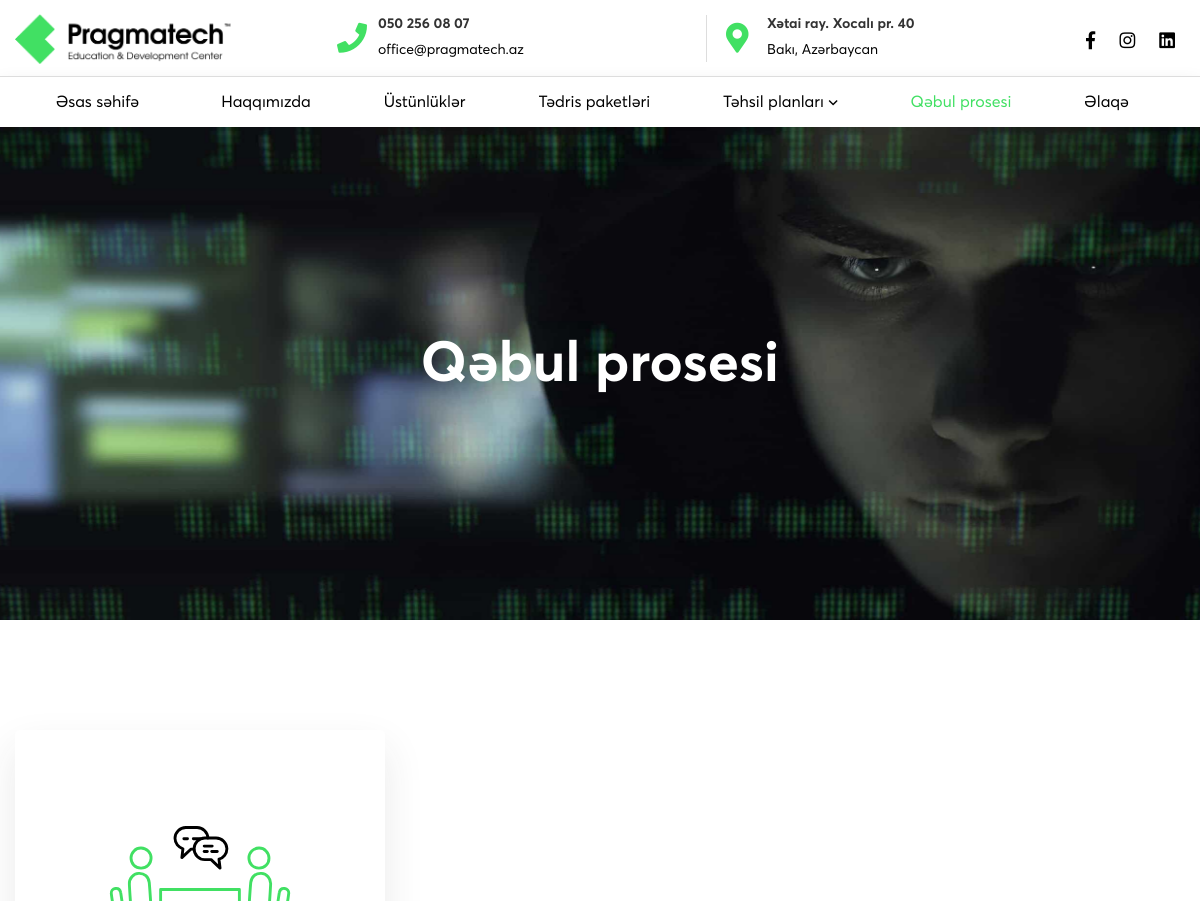
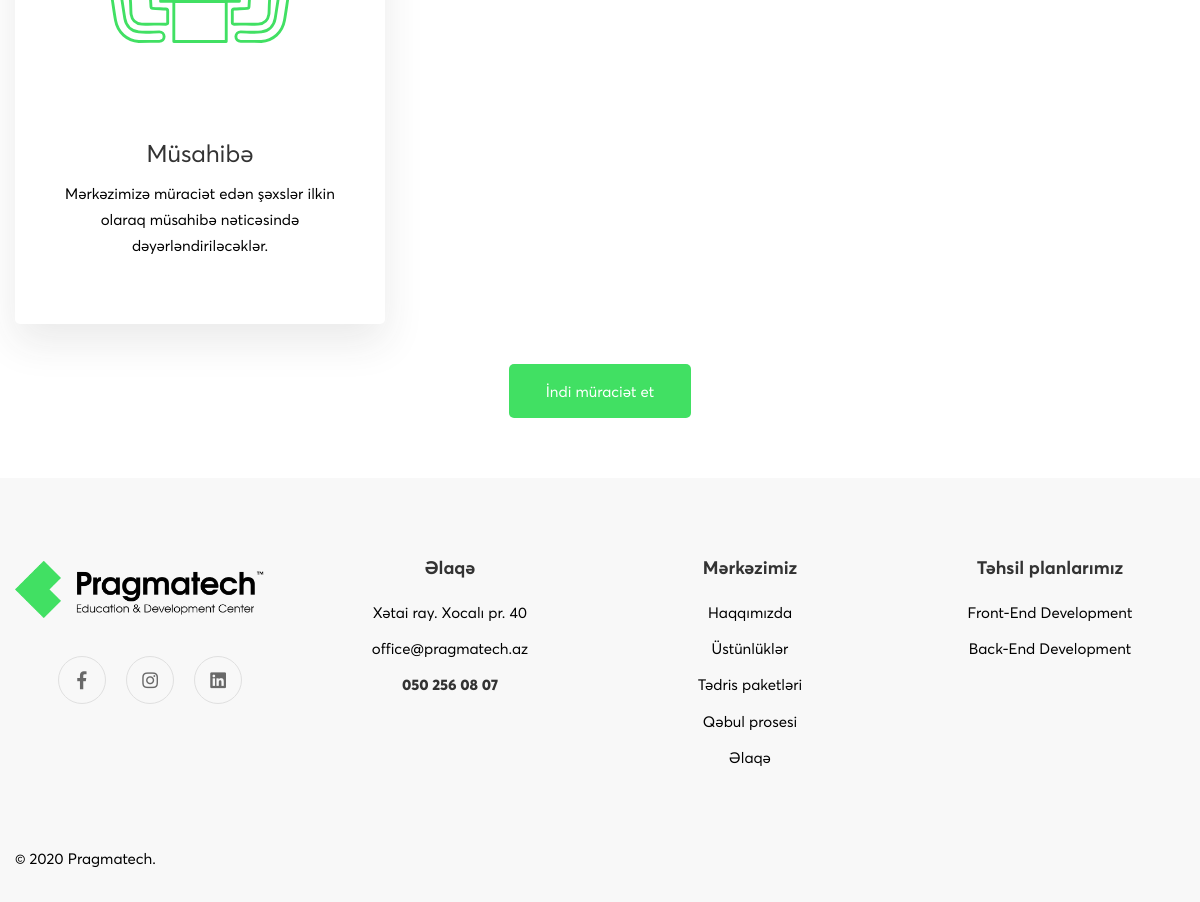
The app's page /qəbul-prosesi with its own data (2 pictures, top to bottom).
### PragmatechApp/models.py (models this page shows)
class AdmissionStage(Base):
    __tablename__ = 'AdmissionStage'
    id = db.Column(db.Integer, primary_key=True)
    stage_img = db.Column(db.String(100), nullable=False)
    title = db.Column(db.Text, nullable=False)
    description = db.Column(db.Text, nullable=False)

### PragmatechApp/user/routes.py (the view)
@user.route('/qəbul-prosesi')
def admission_process():
    stages = session.query(AdmissionStage).all()
    selectedBanner = session.query(BannerImg).get(4)
    banner_file = url_for('static', filename='user_assets/images/site_pics/' + selectedBanner.banner_img)
    return render_template('admission_process.html', banner_file=banner_file, stages=stages)

### PragmatechApp/user/templates/admission_process.html
{% extends 'layout.html' %}
{% block main %}
<div class="site-wrapper-reveal">
    <div class="about-banner-wrap banner-space bg-img" data-bg="{{ banner_file }}">
        <div class="container">
            <div class="row">
                <div class="col-lg-8 ml-auto mr-auto">
                    <div class="about-banner-content text-center">
                        <h1 class="mb-15 text-white">Qəbul prosesi</h1>
                    </div>
                </div>
            </div>
        </div>
    </div>
    <div class="feature-icon-wrapper section-space--ptb_100">
        <div class="container">
            <div class="row">
                <div class="col-12">
                    <div class="feature-images__one">
                        <div class="row">
                            {% for stage in stages %}
                                <div class="col-lg-4 col-md-6 wow move-up">
                                    <div class="ht-box-images style-01">
                                        <div class="image-box-wrap">
                                            <div class="box-image">
                                                <img class="img-fulid" src="{{ url_for('static', filename='user_assets/images/site_pics/' + stage.stage_img) }}" alt="">
                                            </div>
                                            <div class="content">
                                                <h5 class="heading">{{ stage.title }}</h5>
                                                <div class="text">{{ stage.description }}</div>
                                            </div>
                                        </div>
                                    </div>
                                </div>
                            {% endfor %}
                        </div>
                    </div>
                </div>
                <div class="col-lg-12">
                    <div class="feature-list-button-box mt-30 text-center">
                        <button class="ht-btn ht-btn-md apply-btn">İndi müraciət et</button>
                    </div>
                </div>
            </div>
        </div>
    </div>
</div>
{% endblock %}

### PragmatechApp/static/user_assets/css/new-changes.css (style rules this page uses)
.text-white { font-weight:700 }
.site-wrapper-reveal { position:relative }
.about-banner-wrap { background-size:cover;background-repeat:no-repeat;background-position:center;background-repeat:no-repeat;background-size:cover }

### records on screen
AdmissionStage: stage_img (picture), title "Müsahibə", description "Mərkəzimizə müraciət edən şəxslər ilkin olaraq müsahibə nəticəsində dəyərləndiriləcəklər."
